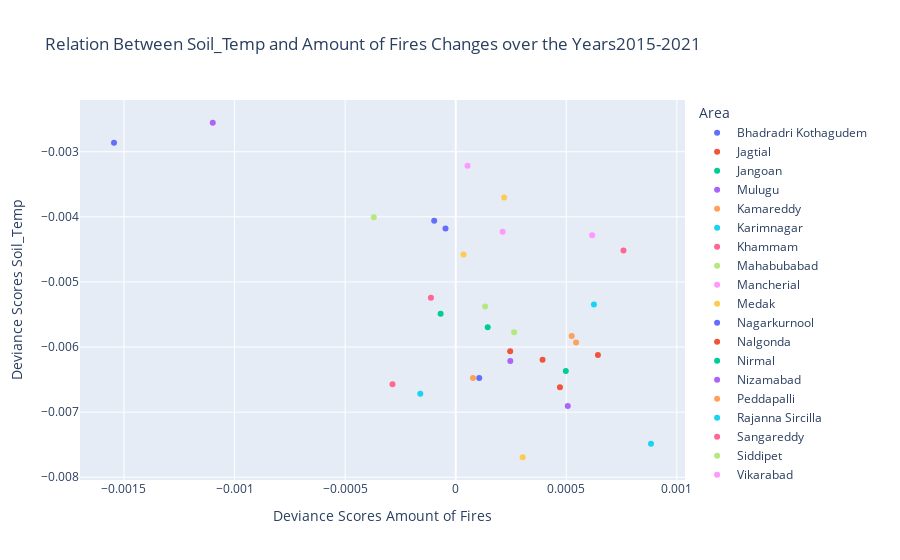

This figure's notebook cell:
### Code cell
os.chdir('c:\\Users\\Jesse\\OneDrive\\Documenten\\Master BAOR\\Thesis\\GitHub\\dicra\\analytics\\sandbox\\notebooks\\crop_fires\\DPPD_Jesse\\Soil_Temp')
Soil_Temp_df = pd.read_csv('Soil_Temp_years_district.csv', index_col=0)
df = correlation(Soil_Temp_df, 2015, 2021, 'Soil_Temp', district_boundaries, 'Dist_Name', 'district')

### Figure 1 — Plotly figure (JSON) as saved in the notebook; plotly's stock layout.template omitted (floating-point values rounded to 4 significant figures)
{"data": [{"hovertemplate": "Area=Bhadradri Kothagudem<br>Deviance Scores Amount of Fires=%{x}<br>Deviance Scores Soil_Temp=%{y}<extra></extra>", "legendgroup": "Bhadradri Kothagudem", "marker": {"color": "#636efa", "symbol": "circle"}, "mode": "markers", "name": "Bhadradri Kothagudem", "orientation": "v", "showlegend": true, "type": "scatter", "x": [-0.001545], "xaxis": "x", "y": [-0.002861], "yaxis": "y"}, {"hovertemplate": "Area=Jagtial<br>Deviance Scores Amount of Fires=%{x}<br>Deviance Scores Soil_Temp=%{y}<extra></extra>", "legendgroup": "Jagtial", "marker": {"color": "#EF553B", "symbol": "circle"}, "mode": "markers", "name": "Jagtial", "orientation": "v", "showlegend": true, "type": "scatter", "x": [0.0002462], "xaxis": "x", "y": [-0.006064], "yaxis": "y"}, {"hovertemplate": "Area=Jangoan<br>Deviance Scores Amount of Fires=%{x}<br>Deviance Scores Soil_Temp=%{y}<extra></extra>", "legendgroup": "Jangoan", "marker": {"color": "#00cc96", "symbol": "circle"}, "mode": "markers", "name": "Jangoan", "orientation": "v", "showlegend": true, "type": "scatter", "x": [0.0001447], "xaxis": "x", "y": [-0.005698], "yaxis": "y"}, {"hovertemplate": "Area=Mulugu<br>Deviance Scores Amount of Fires=%{x}<br>Deviance Scores Soil_Temp=%{y}<extra></extra>", "legendgroup": "Mulugu", "marker": {"color": "#ab63fa", "symbol": "circle"}, "mode": "markers", "name": "Mulugu", "orientation": "v", "showlegend": true, "type": "scatter", "x": [-0.001099], "xaxis": "x", "y": [-0.002555], "yaxis": "y"}, {"hovertemplate": "Area=Kamareddy<br>Deviance Scores Amount of Fires=%{x}<br>Deviance Scores Soil_Temp=%{y}<extra></extra>", "legendgroup": "Kamareddy", "marker": {"color": "#FFA15A", "symbol": "circle"}, "mode": "markers", "name": "Kamareddy", "orientation": "v", "showlegend": true, "type": "scatter", "x": [0.0005245], "xaxis": "x", "y": [-0.00583], "yaxis": "y"}, {"hovertemplate": "Area=Karimnagar<br>Deviance Scores Amount of Fires=%{x}<br>Deviance Scores Soil_Temp=%{y}<extra></extra>", "legendgroup": "Karimnagar", "marker": {"color": "#19d3f3", "symbol": "circle"}, "mode": "markers", "name": "Karimnagar", "orientation": "v", "showlegend": true, "type": "scatter", "x": [0.0008831], "xaxis": "x", "y": [-0.007487], "yaxis": "y"}, {"hovertemplate": "Area=Khammam<br>Deviance Scores Amount of Fires=%{x}<br>Deviance Scores Soil_Temp=%{y}<extra></extra>", "legendgroup": "Khammam", "marker": {"color": "#FF6692", "symbol": "circle"}, "mode": "markers", "name": "Khammam", "orientation": "v", "showlegend": true, "type": "scatter", "x": [-0.000112], "xaxis": "x", "y": [-0.005244], "yaxis": "y"}, {"hovertemplate": "Area=Mahabubabad<br>Deviance Scores Amount of Fires=%{x}<br>Deviance Scores Soil_Temp=%{y}<extra></extra>", "legendgroup": "Mahabubabad", "marker": {"color": "#B6E880", "symbol": "circle"}, "mode": "markers", "name": "Mahabubabad", "orientation": "v", "showlegend": true, "type": "scatter", "x": [-0.0003704], "xaxis": "x", "y": [-0.004005], "yaxis": "y"}, {"hovertemplate": "Area=Mancherial<br>Deviance Scores Amount of Fires=%{x}<br>Deviance Scores Soil_Temp=%{y}<extra></extra>", "legendgroup": "Mancherial", "marker": {"color": "#FF97FF", "symbol": "circle"}, "mode": "markers", "name": "Mancherial", "orientation": "v", "showlegend": true, "type": "scatter", "x": [0.0002122], "xaxis": "x", "y": [-0.004229], "yaxis": "y"}, {"hovertemplate": "Area=Medak<br>Deviance Scores Amount of Fires=%{x}<br>Deviance Scores Soil_Temp=%{y}<extra></extra>", "legendgroup": "Medak", "marker": {"color": "#FECB52", "symbol": "circle"}, "mode": "markers", "name": "Medak", "orientation": "v", "showlegend": true, "type": "scatter", "x": [3.542e-05], "xaxis": "x", "y": [-0.004577], "yaxis": "y"}, {"hovertemplate": "Area=Nagarkurnool<br>Deviance Scores Amount of Fires=%{x}<br>Deviance Scores Soil_Temp=%{y}<extra></extra>", "legendgroup": "Nagarkurnool", "marker": {"color": "#636efa", "symbol": "circle"}, "mode": "markers", "name": "Nagarkurnool", "orientation": "v", "showlegend": true, "type": "scatter", "x": [0.0001064], "xaxis": "x", "y": [-0.006477], "yaxis": "y"}, {"hovertemplate": "Area=Nalgonda<br>Deviance Scores Amount of Fires=%{x}<br>Deviance Scores Soil_Temp=%{y}<extra></extra>", "legendgroup": "Nalgonda", "marker": {"color": "#EF553B", "symbol": "circle"}, "mode": "markers", "name": "Nalgonda", "orientation": "v", "showlegend": true, "type": "scatter", "x": [0.0006431], "xaxis": "x", "y": [-0.006123], "yaxis": "y"}, {"hovertemplate": "Area=Nirmal<br>Deviance Scores Amount of Fires=%{x}<br>Deviance Scores Soil_Temp=%{y}<extra></extra>", "legendgroup": "Nirmal", "marker": {"color": "#00cc96", "symbol": "circle"}, "mode": "markers", "name": "Nirmal", "orientation": "v", "showlegend": true, "type": "scatter", "x": [-6.824e-05], "xaxis": "x", "y": [-0.005487], "yaxis": "y"}, {"hovertemplate": "Area=Nizamabad<br>Deviance Scores Amount of Fires=%{x}<br>Deviance Scores Soil_Temp=%{y}<extra></extra>", "legendgroup": "Nizamabad", "marker": {"color": "#ab63fa", "symbol": "circle"}, "mode": "markers", "name": "Nizamabad", "orientation": "v", "showlegend": true, "type": "scatter", "x": [0.0005067], "xaxis": "x", "y": [-0.006906], "yaxis": "y"}, {"hovertemplate": "Area=Peddapalli<br>Deviance Scores Amount of Fires=%{x}<br>Deviance Scores Soil_Temp=%{y}<extra></extra>", "legendgroup": "Peddapalli", "marker": {"color": "#FFA15A", "symbol": "circle"}, "mode": "markers", "name": "Peddapalli", "orientation": "v", "showlegend": true, "type": "scatter", "x": [0.0005444], "xaxis": "x", "y": [-0.005929], "yaxis": "y"}, {"hovertemplate": "Area=Rajanna Sircilla<br>Deviance Scores Amount of Fires=%{x}<br>Deviance Scores Soil_Temp=%{y}<extra></extra>", "legendgroup": "Rajanna Sircilla", "marker": {"color": "#19d3f3", "symbol": "circle"}, "mode": "markers", "name": "Rajanna Sircilla", "orientation": "v", "showlegend": true, "type": "scatter", "x": [-0.0001602], "xaxis": "x", "y": [-0.006718], "yaxis": "y"}, {"hovertemplate": "Area=Sangareddy<br>Deviance Scores Amount of Fires=%{x}<br>Deviance Scores Soil_Temp=%{y}<extra></extra>", "legendgroup": "Sangareddy", "marker": {"color": "#FF6692", "symbol": "circle"}, "mode": "markers", "name": "Sangareddy", "orientation": "v", "showlegend": true, "type": "scatter", "x": [0.0007586], "xaxis": "x", "y": [-0.004516], "yaxis": "y"}, {"hovertemplate": "Area=Siddipet<br>Deviance Scores Amount of Fires=%{x}<br>Deviance Scores Soil_Temp=%{y}<extra></extra>", "legendgroup": "Siddipet", "marker": {"color": "#B6E880", "symbol": "circle"}, "mode": "markers", "name": "Siddipet", "orientation": "v", "showlegend": true, "type": "scatter", "x": [0.0002641], "xaxis": "x", "y": [-0.005774], "yaxis": "y"}, {"hovertemplate": "Area=Vikarabad<br>Deviance Scores Amount of Fires=%{x}<br>Deviance Scores Soil_Temp=%{y}<extra></extra>", "legendgroup": "Vikarabad", "marker": {"color": "#FF97FF", "symbol": "circle"}, "mode": "markers", "name": "Vikarabad", "orientation": "v", "showlegend": true, "type": "scatter", "x": [0.0006171], "xaxis": "x", "y": [-0.004282], "yaxis": "y"}, {"hovertemplate": "Area=Wanaparthy<br>Deviance Scores Amount of Fires=%{x}<br>Deviance Scores Soil_Temp=%{y}<extra></extra>", "legendgroup": "Wanaparthy", "marker": {"color": "#FECB52", "symbol": "circle"}, "mode": "markers", "name": "Wanaparthy", "orientation": "v", "showlegend": true, "type": "scatter", "x": [0.0003029], "xaxis": "x", "y": [-0.007693], "yaxis": "y"}, {"hovertemplate": "Area=Warangal Rural<br>Deviance Scores Amount of Fires=%{x}<br>Deviance Scores Soil_Temp=%{y}<extra></extra>", "legendgroup": "Warangal Rural", "marker": {"color": "#636efa", "symbol": "circle"}, "mode": "markers", "name": "Warangal Rural", "orientation": "v", "showlegend": true, "type": "scatter", "x": [-9.729e-05], "xaxis": "x", "y": [-0.004059], "yaxis": "y"}, {"hovertemplate": "Area=Warangal Urban<br>Deviance Scores Amount of Fires=%{x}<br>Deviance Scores Soil_Temp=%{y}<extra></extra>", "legendgroup": "Warangal Urban", "marker": {"color": "#EF553B", "symbol": "circle"}, "mode": "markers", "name": "Warangal Urban", "orientation": "v", "showlegend": true, "type": "scatter", "x": [0.0004714], "xaxis": "x", "y": [-0.006618], "yaxis": "y"}, {"hovertemplate": "Area=Yadadri Bhuvanagiri<br>Deviance Scores Amount of Fires=%{x}<br>Deviance Scores Soil_Temp=%{y}<extra></extra>", "legendgroup": "Yadadri Bhuvanagiri", "marker": {"color": "#00cc96", "symbol": "circle"}, "mode": "markers", "name": "Yadadri Bhuvanagiri", "orientation": "v", "showlegend": true, "type": "scatter", "x": [0.0004978], "xaxis": "x", "y": [-0.006369], "yaxis": "y"}, {"hovertemplate": "Area=Narayanpet<br>Deviance Scores Amount of Fires=%{x}<br>Deviance Scores Soil_Temp=%{y}<extra></extra>", "legendgroup": "Narayanpet", "marker": {"color": "#ab63fa", "symbol": "circle"}, "mode": "markers", "name": "Narayanpet", "orientation": "v", "showlegend": true, "type": "scatter", "x": [0.0002468], "xaxis": "x", "y": [-0.006213], "yaxis": "y"}, {"hovertemplate": "Area=Jogulamba Gadwal<br>Deviance Scores Amount of Fires=%{x}<br>Deviance Scores Soil_Temp=%{y}<extra></extra>", "legendgroup": "Jogulamba Gadwal", "marker": {"color": "#FFA15A", "symbol": "circle"}, "mode": "markers", "name": "Jogulamba Gadwal", "orientation": "v", "showlegend": true, "type": "scatter", "x": [7.803e-05], "xaxis": "x", "y": [-0.006477], "yaxis": "y"}, {"hovertemplate": "Area=Rangareddy<br>Deviance Scores Amount of Fires=%{x}<br>Deviance Scores Soil_Temp=%{y}<extra></extra>", "legendgroup": "Rangareddy", "marker": {"color": "#19d3f3", "symbol": "circle"}, "mode": "markers", "name": "Rangareddy", "orientation": "v", "showlegend": true, "type": "scatter", "x": [0.0006249], "xaxis": "x", "y": [-0.005348], "yaxis": "y"}, {"hovertemplate": "Area=Suryapet<br>Deviance Scores Amount of Fires=%{x}<br>Deviance Scores Soil_Temp=%{y}<extra></extra>", "legendgroup": "Suryapet", "marker": {"color": "#FF6692", "symbol": "circle"}, "mode": "markers", "name": "Suryapet", "orientation": "v", "showlegend": true, "type": "scatter", "x": [-0.0002858], "xaxis": "x", "y": [-0.006572], "yaxis": "y"}, {"hovertemplate": "Area=Medchal Malkajgiri<br>Deviance Scores Amount of Fires=%{x}<br>Deviance Scores Soil_Temp=%{y}<extra></extra>", "legendgroup": "Medchal Malkajgiri", "marker": {"color": "#B6E880", "symbol": "circle"}, "mode": "markers", "name": "Medchal Malkajgiri", "orientation": "v", "showlegend": true, "type": "scatter", "x": [0.0001332], "xaxis": "x", "y": [-0.005379], "yaxis": "y"}, {"hovertemplate": "Area=Adilabad<br>Deviance Scores Amount of Fires=%{x}<br>Deviance Scores Soil_Temp=%{y}<extra></extra>", "legendgroup": "Adilabad", "marker": {"color": "#FF97FF", "symbol": "circle"}, "mode": "markers", "name": "Adilabad", "orientation": "v", "showlegend": true, "type": "scatter", "x": [5.357e-05], "xaxis": "x", "y": [-0.003217], "yaxis": "y"}, {"hovertemplate": "Area=Kumurambheem Asifabad<br>Deviance Scores Amount of Fires=%{x}<br>Deviance Scores Soil_Temp=%{y}<extra></extra>", "legendgroup": "Kumurambheem Asifabad", "marker": {"color": "#FECB52", "symbol": "circle"}, "mode": "markers", "name": "Kumurambheem Asifabad", "orientation": "v", "showlegend": true, "type": "scatter", "x": [0.000219], "xaxis": "x", "y": [-0.003703], "yaxis": "y"}, {"hovertemplate": "Area=Jayashankar Bhupalpally<br>Deviance Scores Amount of Fires=%{x}<br>Deviance Scores Soil_Temp=%{y}<extra></extra>", "legendgroup": "Jayashankar Bhupalpally", "marker": {"color": "#636efa", "symbol": "circle"}, "mode": "markers", "name": "Jayashankar Bhupalpally", "orientation": "v", "showlegend": true, "type": "scatter", "x": [-4.612e-05], "xaxis": "x", "y": [-0.004179], "yaxis": "y"}, {"hovertemplate": "Area=Mahabubnagar<br>Deviance Scores Amount of Fires=%{x}<br>Deviance Scores Soil_Temp=%{y}<extra></extra>", "legendgroup": "Mahabubnagar", "marker": {"color": "#EF553B", "symbol": "circle"}, "mode": "markers", "name": "Mahabubnagar", "orientation": "v", "showlegend": true, "type": "scatter", "x": [0.0003928], "xaxis": "x", "y": [-0.006196], "yaxis": "y"}], "layout": {"legend": {"title": {"text": "Area"}, "tracegroupgap": 0}, "title": {"text": "Relation Between Soil_Temp and Amount of Fires Changes over the Years2015-2021"}, "xaxis": {"anchor": "y", "domain": [0, 1], "title": {"text": "Deviance Scores Amount of Fires"}}, "yaxis": {"anchor": "x", "domain": [0, 1], "title": {"text": "Deviance Scores Soil_Temp"}}}}
